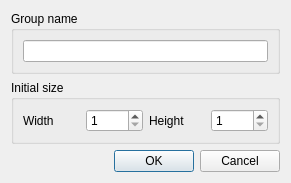
<?xml version="1.0" encoding="UTF-8"?>
<ui version="4.0">
 <author>Massimo Callegari</author>
 <comment>
  Q Light Controller Plus
  createfixturegroup.ui

  Copyright (c) 2015 Massimo Callegari

  Licensed under the Apache License, Version 2.0 (the &quot;License&quot;);
  you may not use this file except in compliance with the License.
  You may obtain a copy of the License at

      http://www.apache.org/licenses/LICENSE-2.0.txt

  Unless required by applicable law or agreed to in writing, software
  distributed under the License is distributed on an &quot;AS IS&quot; BASIS,
  WITHOUT WARRANTIES OR CONDITIONS OF ANY KIND, either express or implied.
  See the License for the specific language governing permissions and
  limitations under the License.
 </comment>
 <class>CreateFixtureGroup</class>
 <widget class="QDialog" name="CreateFixtureGroup">
  <property name="geometry">
   <rect>
    <x>0</x>
    <y>0</y>
    <width>291</width>
    <height>183</height>
   </rect>
  </property>
  <property name="windowTitle">
   <string>Create Fixture Group</string>
  </property>
  <layout class="QVBoxLayout" name="verticalLayout">
   <item>
    <widget class="QGroupBox" name="m_nameGroup">
     <property name="title">
      <string>Group name</string>
     </property>
     <layout class="QHBoxLayout" name="horizontalLayout">
      <item>
       <widget class="QLineEdit" name="m_nameEdit"/>
      </item>
     </layout>
    </widget>
   </item>
   <item>
    <widget class="QGroupBox" name="m_sizeGroup">
     <property name="toolTip">
      <string>The grid of head positions this group arranges its fixtures on — used later for XY-pad / per-head effects and Programming-tab drag targets. You can resize it after creating the group.</string>
     </property>
     <property name="title">
      <string>Initial size</string>
     </property>
     <layout class="QHBoxLayout" name="horizontalLayout_2">
      <item>
       <widget class="QLabel" name="m_widthLabel">
        <property name="text">
         <string>Width</string>
        </property>
       </widget>
      </item>
      <item>
       <widget class="QSpinBox" name="m_widthSpin">
        <property name="minimum">
         <number>1</number>
        </property>
        <property name="maximum">
         <number>999</number>
        </property>
       </widget>
      </item>
      <item>
       <widget class="QLabel" name="m_heightLabel">
        <property name="text">
         <string>Height</string>
        </property>
       </widget>
      </item>
      <item>
       <widget class="QSpinBox" name="m_heightSpin">
        <property name="minimum">
         <number>1</number>
        </property>
        <property name="maximum">
         <number>999</number>
        </property>
       </widget>
      </item>
     </layout>
    </widget>
   </item>
   <item>
    <widget class="QDialogButtonBox" name="buttonBox">
     <property name="orientation">
      <enum>Qt::Horizontal</enum>
     </property>
     <property name="standardButtons">
      <set>QDialogButtonBox::Cancel|QDialogButtonBox::Ok</set>
     </property>
    </widget>
   </item>
  </layout>
 </widget>
 <resources/>
 <connections>
  <connection>
   <sender>buttonBox</sender>
   <signal>accepted()</signal>
   <receiver>CreateFixtureGroup</receiver>
   <slot>accept()</slot>
   <hints>
    <hint type="sourcelabel">
     <x>248</x>
     <y>254</y>
    </hint>
    <hint type="destinationlabel">
     <x>157</x>
     <y>274</y>
    </hint>
   </hints>
  </connection>
  <connection>
   <sender>buttonBox</sender>
   <signal>rejected()</signal>
   <receiver>CreateFixtureGroup</receiver>
   <slot>reject()</slot>
   <hints>
    <hint type="sourcelabel">
     <x>316</x>
     <y>260</y>
    </hint>
    <hint type="destinationlabel">
     <x>286</x>
     <y>274</y>
    </hint>
   </hints>
  </connection>
 </connections>
</ui>
